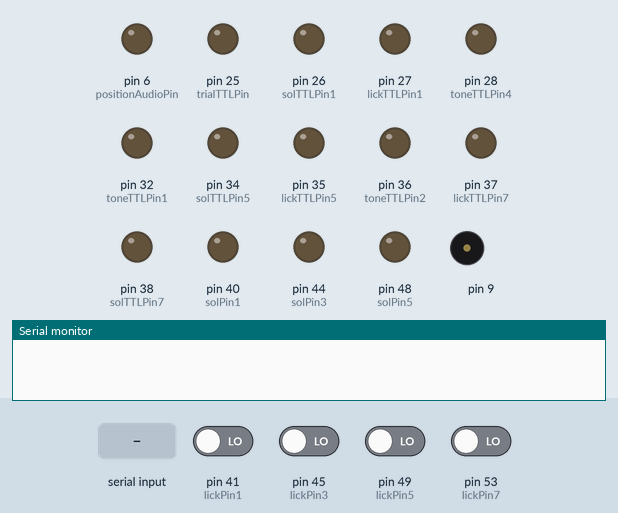
Simulated run of this sketch. Board: Arduino Mega 2560, built with avr-gcc and run on an emulated ATmega2560. Shown: output pins drawn as LEDs (lit = HIGH), buzzer (waves = sounding), the last lines printed to the serial monitor. The inputs (shaded band) are chosen by the test bench; at power-on: pin 41 (lickPin1), pin 45 (lickPin3), pin 49 (lickPin5), pin 53 (lickPin7) LOW. Random numbers use the default seed unless the sketch sets one.

Above: at 1.2 s.
1.3 s: pin 41 (lickPin1) driven HIGH
At 1.6 s:
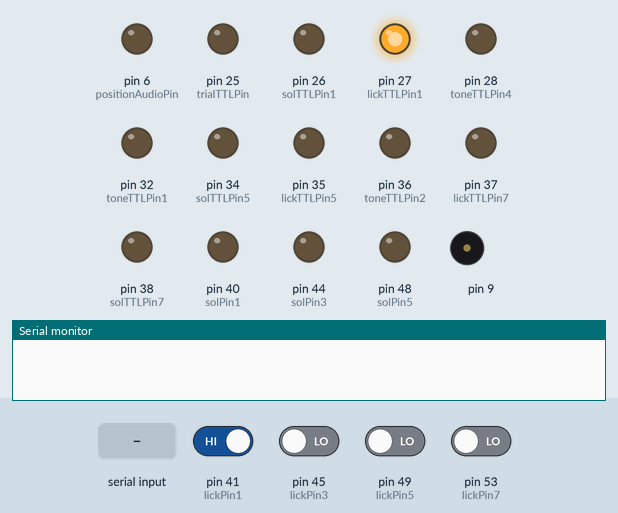
2.8 s: "90,45\n" received over Serial
At 3.6 s:
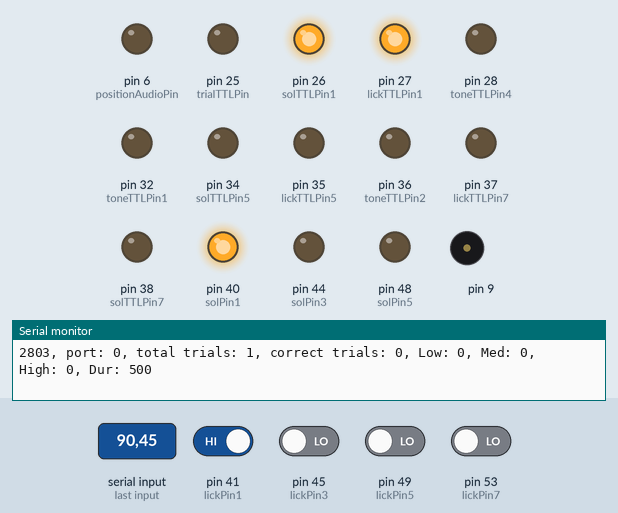
5.3 s: pin 49 (lickPin5) driven HIGH
At 5.8 s:
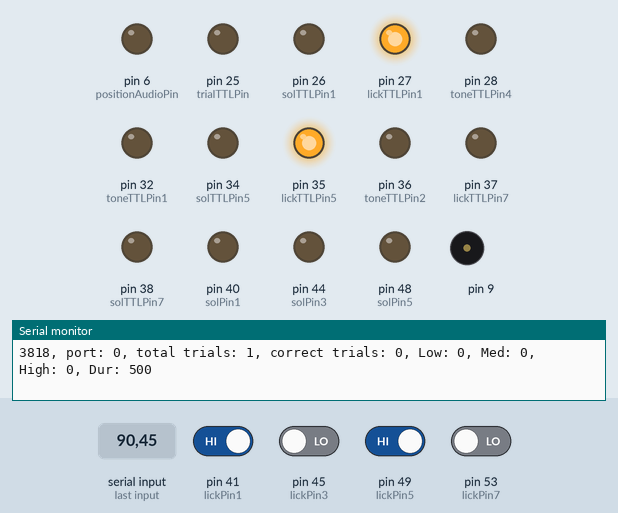
6.8 s: pin 53 (lickPin7) driven HIGH
At 8.0 s:
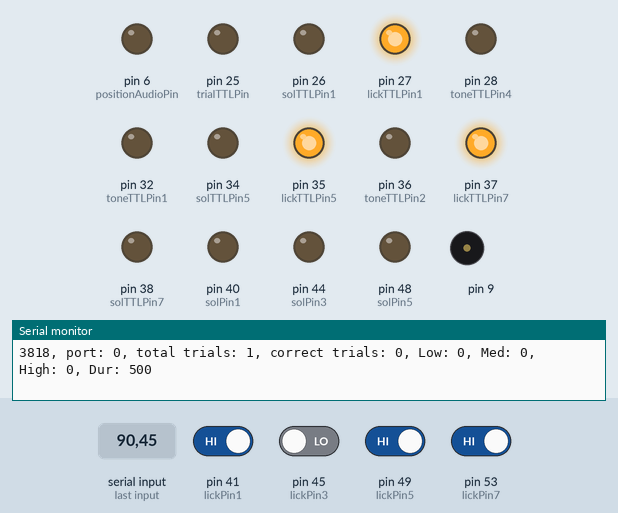
8.3 s: "30,150\n" received over Serial
At 8.8 s:
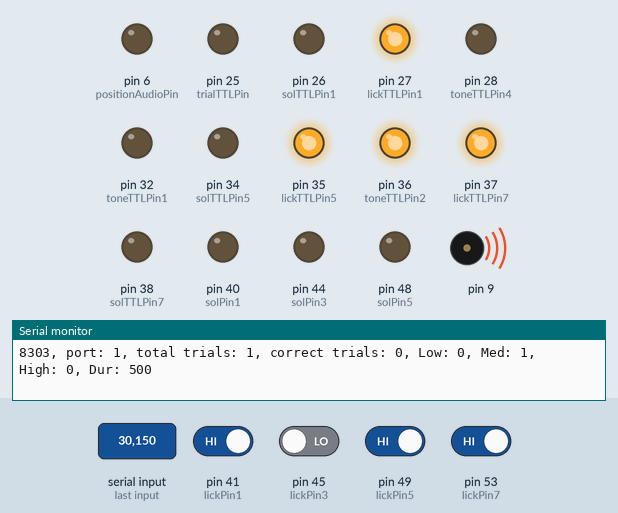
10.8 s: "1\n" received over Serial
At 11.3 s:
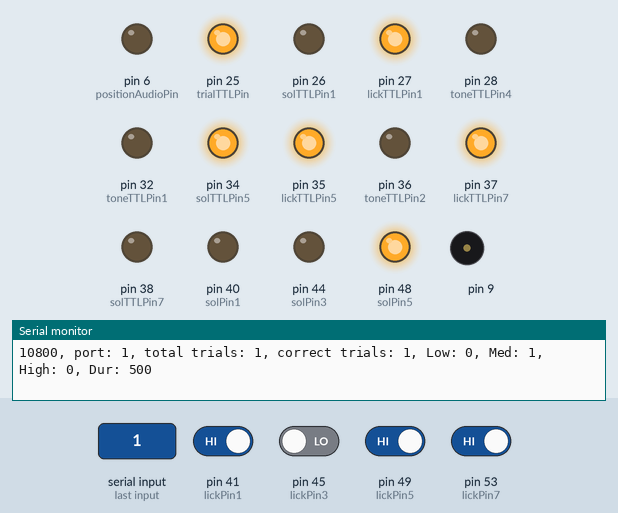
Timing chart, 0 to 13.8 s (numbered marks = the images above; inputs shaded):
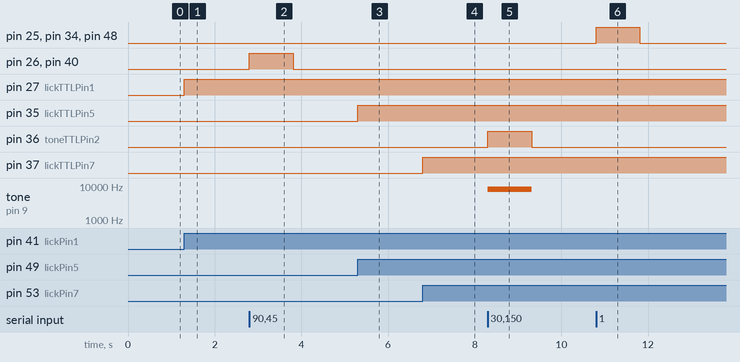

Measured:
- after the input at 1.3 s, pin 27 (lickTTLPin1): LOW → HIGH at once
- after the input at 2.8 s, pin 26 (solTTLPin1), pin 40 (solPin1): LOW → HIGH at once, → LOW 1.0 s later
- after the input at 5.3 s, pin 35 (lickTTLPin5): LOW → HIGH at once
- after the input at 6.8 s, pin 37 (lickTTLPin7): LOW → HIGH at once
- after the input at 8.3 s, pin 36 (toneTTLPin2): LOW → HIGH at once, → LOW 1.0 s later; tone on pin 9: silent → 8000 Hz at once, → silent 1.0 s later
- after the input at 10.8 s, pin 25 (trialTTLPin), pin 34 (solTTLPin5), pin 48 (solPin5): LOW → HIGH at once, → LOW 1.0 s later

The sketch:

ToneActionTask.ino.ino
```cpp
#include <toneAC.h>

/* ==================== PINS ============================================*/
//Solenoid Pins
const int solPin1 = 40;  // Ouputpin for close circuit on transistor - #1
const int solPin3 = 44;  // Ouputpin for close circuit on transistor - #3
const int solPin5 = 48;  // Ouputpin for close circuit on transistor - #5
const int solPin7 = 52;  // Ouputpin for close circuit on transistor - #7

//IR pins
const int lickPin1 = 41;  // Input pin for IR #1
const int lickPin3 = 45;  // Input pin for IR #3
const int lickPin5 = 49;  // Input pin for IR #5
const int lickPin7 = 53;  // Input pin for IR #7

const int positionAudioPin = 6;

/* ==============INTAN PINS ============================================*/

//Solenoid Pins
const int solTTLPin1 = 26;  // Ouputpin for close circuit on transistor - #1
const int solTTLPin3 = 30; // Ouputpin for close circuit on transistor - #3
const int solTTLPin5 = 34;  // Ouputpin for close circuit on transistor - #5
const int solTTLPin7 = 38;  // Ouputpin for close circuit on transistor - #7

//Capacitance pins
const int lickTTLPin1 = 27;  // Input pin for touch state - #1
const int lickTTLPin3 = 31;  // Input pin for touch state - #3
const int lickTTLPin5 = 35;  // Input pin for touch state - #5
const int lickTTLPin7 = 37;  // Input pin for touch state - #7

// Speaker pins
const int toneTTLPin1 = 32; // High if low tone trial
const int toneTTLPin2 = 36; // High if med tone trial
const int toneTTLPin3 = 38; // High if high tone trial
const int toneTTLPin4 = 28; // High if high tone trial

const int trialTTLPin = 25;  //Sends a TTL at the end of each trial

/*==================== SETTINGS ========================================================*/

//Variables to change
int randSeedNumber = 1789;  //input any random digits
int training = 1;           //Flag for training. If 0, water delivery happens ONLY after a lick is detected on the correct port
int probeTrials = 0;        // Flag for whether to include probe trials - here no tone plays, allowing for "uncertainty"
int probeTrialProb = 20;    // Probability of probe trials if probeTrials = 1
int cueDur = 500;

// Dont change anything below
int freq[3] = {4000, 8000, 14000};
int lickmeterState1 = 0;
int lickmeterState3 = 0;
int lickmeterState5 = 0;
int lickmeterState7 = 0;

float cur_pos = 0;  // position from Bonsai
int state = 3;           // 0 - about to play cue, 1 - after cue, 2 - waiting for response, 3 - waiting for home lick
int randNumber = 0;

int solenoidDur = 30;        // in ms
int timeOutDur = 60 * 1000;  // 60 seconds
unsigned long trialCountDown;
unsigned long currentMillis;
unsigned long cueMillis;
unsigned long startMillis;
int cueON = 0;

int countTrials = 0;
int correctTrials = 0;
int numLow = 0;
int numMed = 0;
int numHigh = 0;

int wrongTrial = 0;
int rewardStatus = 0;
int probeTrialCur = 0;
int probeTrialPrev = 0;

void setup() {
  // initialize serial communications (for debugging only):
  Serial.begin(57600);
  randomSeed(randSeedNumber);

  pinMode(lickPin1, INPUT);  // set pin as INPUT
  pinMode(lickPin5, INPUT);  // set pin as INPUT
  pinMode(lickPin7, INPUT);  // set pin as INPUT

  pinMode(solPin1, OUTPUT);  // set pin as OUTPUT
  pinMode(solPin3, OUTPUT);  // set pin as OUTPUT
  pinMode(solPin5, OUTPUT);  // set pin as OUTPUT
  pinMode(solPin7, OUTPUT);  // set pin as OUTPUT

  pinMode(toneTTLPin1, OUTPUT);  // set pin as OUTPUT
  pinMode(toneTTLPin2, OUTPUT);  // set pin as OUTPUT
  pinMode(toneTTLPin3, OUTPUT);  // set pin as OUTPUT
  pinMode(toneTTLPin4, OUTPUT);  // set pin as OUTPUT

  pinMode(solTTLPin1, OUTPUT);  // set pin as OUTPUT
  pinMode(solTTLPin5, OUTPUT);  // set pin as OUTPUT
  pinMode(solTTLPin7, OUTPUT);  // set pin as OUTPUT

  pinMode(lickTTLPin1, OUTPUT);  // set pin as OUTPUT
  pinMode(lickTTLPin5, OUTPUT);  // set pin as OUTPUT
  pinMode(lickTTLPin7, OUTPUT);  // set pin as OUTPUT

  pinMode(trialTTLPin, OUTPUT);  // set pin as OUTPUT

  pinMode(positionAudioPin, OUTPUT);  //
  startMillis  = millis();
}

void loop() {

  // read position from Bonsai
  if (Serial.available() > 0) {
    cur_pos = Serial.parseFloat();
  } else {

    lickmeterState1 = digitalRead(lickPin1);
    lickmeterState5 = digitalRead(lickPin5);
    lickmeterState7 = digitalRead(lickPin7);

    digitalWrite(lickTTLPin1, lickmeterState1);
    digitalWrite(lickTTLPin5, lickmeterState5);
    digitalWrite(lickTTLPin7, lickmeterState7);

    digitalWrite(solPin1, LOW);     // OFF
    digitalWrite(solTTLPin1, LOW);  // OFF
    digitalWrite(solPin5, LOW);     // OFF
    digitalWrite(solTTLPin5, LOW);  // OFF
    digitalWrite(solPin7, LOW);     // OFF
    digitalWrite(solTTLPin7, LOW);  // OFF

    toneAC();
    return;
  }

  if (rewardStatus==0){
    if (state == 0) {  // If mouse has poked the return, initiate next trial and play cue
      randNumber = random(0,3);
      state = 1; // Trial initiated, now play cue
      if (probeTrials==1){
        probeTrialPrev = probeTrialCur;
        probeTrialCur = randNumberProb(probeTrialProb);
        if ((probeTrialPrev==1) && (probeTrialCur==1)){probeTrialCur=0;}// Don't have two consecutive probe trials
      }
    } else if(state == 1){
    // Trial initiated, now play cue if mouse crosses location threshold
      if ((cueON==0) && (cur_pos> 0.08) && (probeTrialCur==0)){
        if (randNumber == 0) {
          toneAC(freq[0],10);
          digitalWrite(toneTTLPin1, HIGH);
          numLow = numLow+1;
        } else if (randNumber == 1) {
          toneAC(freq[1],10);
          digitalWrite(toneTTLPin2, HIGH);
          numMed = numMed+1;
        } else if (randNumber == 2) {
          toneAC(freq[2],10);
          digitalWrite(toneTTLPin3, HIGH);
          numHigh = numHigh+1;
        }
        cueMillis = millis();
        cueON=1;
        state = 2;
      } else if (probeTrialCur==1){ // if its a probe trial, don't play anything but send a similar signal to intan
        digitalWrite(toneTTLPin4, HIGH);
        cueMillis = millis();
        cueON=1;
        state = 2;
      }
    } else if(state == 2){
    // Cue played, waiting for mouse to make a choice
      if(training==1){
        if ((randNumber == 0) && (cur_pos>0.24)){
          digitalWrite(solPin3, HIGH);      // ON
          digitalWrite(solTTLPin3, HIGH);   // ON
          digitalWrite(trialTTLPin, HIGH);  // ON
          rewardStatus = 1;
          state = 3;
          correctTrials = correctTrials + 1;
          currentMillis = millis();
          cueON = 0;
          toneAC();
        } else if ((randNumber == 1) && (cur_pos>0.64)){
          digitalWrite(solPin5, HIGH);      // ON
          digitalWrite(solTTLPin5, HIGH);   // ON
          digitalWrite(trialTTLPin, HIGH);  // ON
          rewardStatus = 1;
          state = 3;
          correctTrials = correctTrials + 1;
          currentMillis = millis();
          cueON = 0;
          toneAC();
        } else if((randNumber == 2) && (cur_pos>0.95)){
          digitalWrite(solPin7, HIGH);      // ON
          digitalWrite(solTTLPin7, HIGH);   // ON
          digitalWrite(trialTTLPin, HIGH);  // ON
          rewardStatus = 1;
          state = 3;
          correctTrials = correctTrials + 1;
          currentMillis = millis();
          cueON = 0;
          toneAC();
        }
      } else if (training==0){
        if(randNumber == 0) { // if low tone, go to port 3
          if(digitalRead(lickPin3) == HIGH) { // correct
            digitalWrite(solPin3, HIGH);      // ON
            digitalWrite(solTTLPin3, HIGH);   // ON
            digitalWrite(trialTTLPin, HIGH);  // ON
            rewardStatus = 1;
            state = 3;
            correctTrials = correctTrials + 1;
            currentMillis = millis();
            cueON = 0;
            toneAC();
          }
          else if ((digitalRead(lickPin5) == HIGH) || (digitalRead(lickPin7) == HIGH)){
            rewardStatus = 0;
            state = 3;
            digitalWrite(trialTTLPin, HIGH);  // ON
            cueON = 0;
            toneAC();
            toneAC(3000, 10);
            wrongTrial = 1;
            currentMillis = millis();
          }
          else if (millis() - trialCountDown >= timeOutDur) {
            rewardStatus = 0;
            state = 3;
            digitalWrite(trialTTLPin, HIGH);  // ON
            cueON = 0;
            toneAC();
            toneAC(3000, 10);
            wrongTrial = 1;
            currentMillis = millis();
          }
        }
        else if(randNumber == 1) { // if med tone, go to port 5
          if(digitalRead(lickPin5) == HIGH) { // correct
            digitalWrite(solPin5, HIGH);      // ON
            digitalWrite(solTTLPin5, HIGH);   // ON
            digitalWrite(trialTTLPin, HIGH);  // ON
            rewardStatus = 1;
            state = 3;
            correctTrials = correctTrials + 1;
            currentMillis = millis();
            cueON = 0;
            toneAC();
          }
          else if ((digitalRead(lickPin3) == HIGH) || (digitalRead(lickPin7) == HIGH)){
            rewardStatus = 0;
            state = 3;
            digitalWrite(trialTTLPin, HIGH);  // ON
            cueON = 0;
            toneAC();
            toneAC(3000, 10);
            wrongTrial = 1;
            currentMillis = millis();
          }
          else if (millis() - trialCountDown >= timeOutDur) {
            rewardStatus = 0;
            state = 3;
            digitalWrite(trialTTLPin, HIGH);  // ON
            cueON = 0;
            toneAC();
            toneAC(3000, 10);
            wrongTrial = 1;
            currentMillis = millis();
          }
        }
        else if(randNumber == 2) { // if high tone, go to port 7
          if(digitalRead(lickPin7) == HIGH) { // correct
            digitalWrite(solPin7, HIGH);      // ON
            digitalWrite(solTTLPin7, HIGH);   // ON
            digitalWrite(trialTTLPin, HIGH);  // ON
            rewardStatus = 1;
            state = 3;
            correctTrials = correctTrials + 1;
            currentMillis = millis();
            cueON = 0;
            toneAC();
          }
          else if ((digitalRead(lickPin3) == HIGH) || (digitalRead(lickPin5) == HIGH)){
            rewardStatus = 0;
            state = 3;
            digitalWrite(trialTTLPin, HIGH);  // ON
            cueON = 0;
            toneAC();
            toneAC(3000, 10);
            wrongTrial = 1;
            currentMillis = millis();
          }
          else if (millis() - trialCountDown >= timeOutDur) {
            rewardStatus = 0;
            state = 3;
            digitalWrite(trialTTLPin, HIGH);  // ON
            cueON = 0;
            toneAC();
            toneAC(3000, 10);
            wrongTrial = 1;
            currentMillis = millis();
          }
        }
      }
    }
    else if(state == 3){
    // Mouse has made a choice, and now has to run back and lick the home port
      if (wrongTrial == 1) {
        if (millis() - currentMillis >= solenoidDur) {
          digitalWrite(trialTTLPin, LOW);  // ON
        }
        if (millis() - currentMillis >= 2000) {
          toneAC();
        }
      }
      if (lickmeterState1==HIGH){
        toneAC();
        rewardStatus = 1;
        // Mark the end of the trial but do not deliver reward
        digitalWrite(solTTLPin1, HIGH); // ON
        digitalWrite(solPin1, HIGH); // ON
        currentMillis = millis();
        trialCountDown = millis();
        wrongTrial = 0;
        countTrials = countTrials+1;
        state = 0;
      }
    }
  }
  else if (rewardStatus == 1){
    if (millis() - currentMillis >= solenoidDur){
        rewardStatus = 0;
        digitalWrite(solPin1, LOW); // OFF
        digitalWrite(solTTLPin1, LOW); // OFF
        digitalWrite(solPin3, LOW); // OFF
        digitalWrite(solTTLPin3, LOW); // OFF
        digitalWrite(solPin5, LOW); // OFF
        digitalWrite(solTTLPin5, LOW); // OFF
        digitalWrite(solPin7, LOW); // OFF
        digitalWrite(solTTLPin7, LOW); // OFF
        digitalWrite(trialTTLPin, LOW); // ON
    }
  }

  if (cueON==1){
      if (millis()-cueMillis>cueDur){
        digitalWrite(toneTTLPin1, LOW);
        digitalWrite(toneTTLPin2, LOW);
        digitalWrite(toneTTLPin3, LOW);
        digitalWrite(toneTTLPin4, LOW);
        toneAC();
        cueON = 0;
      }
  }

  lickmeterState1 = digitalRead(lickPin1);
  lickmeterState3 = digitalRead(lickPin3);
  lickmeterState5 = digitalRead(lickPin5);
  lickmeterState7 = digitalRead(lickPin7);

  digitalWrite(lickTTLPin1, lickmeterState1);
  digitalWrite(lickTTLPin3, lickmeterState3);
  digitalWrite(lickTTLPin5, lickmeterState5);
  digitalWrite(lickTTLPin7, lickmeterState7);

  Serial.print(millis()-startMillis);
  Serial.print(", port: ");
  Serial.print(randNumber);
  Serial.print(", total trials: ");
  Serial.print(countTrials);
  Serial.print(", correct trials: ");
  Serial.print(correctTrials);
  Serial.print(", Low: ");
  Serial.print(numLow);
  Serial.print(", Med: ");
  Serial.print(numMed);
  Serial.print(", High: ");
  Serial.print(numHigh);
  Serial.print(", Dur: ");
  Serial.print(cueDur);
  Serial.print('\n');
  //
}

int randNumberProb(int x){
  int result;
  result = random(0,100);
  if (result>x){
    return 0;
  }else{
    return 1;
  }
}
```
